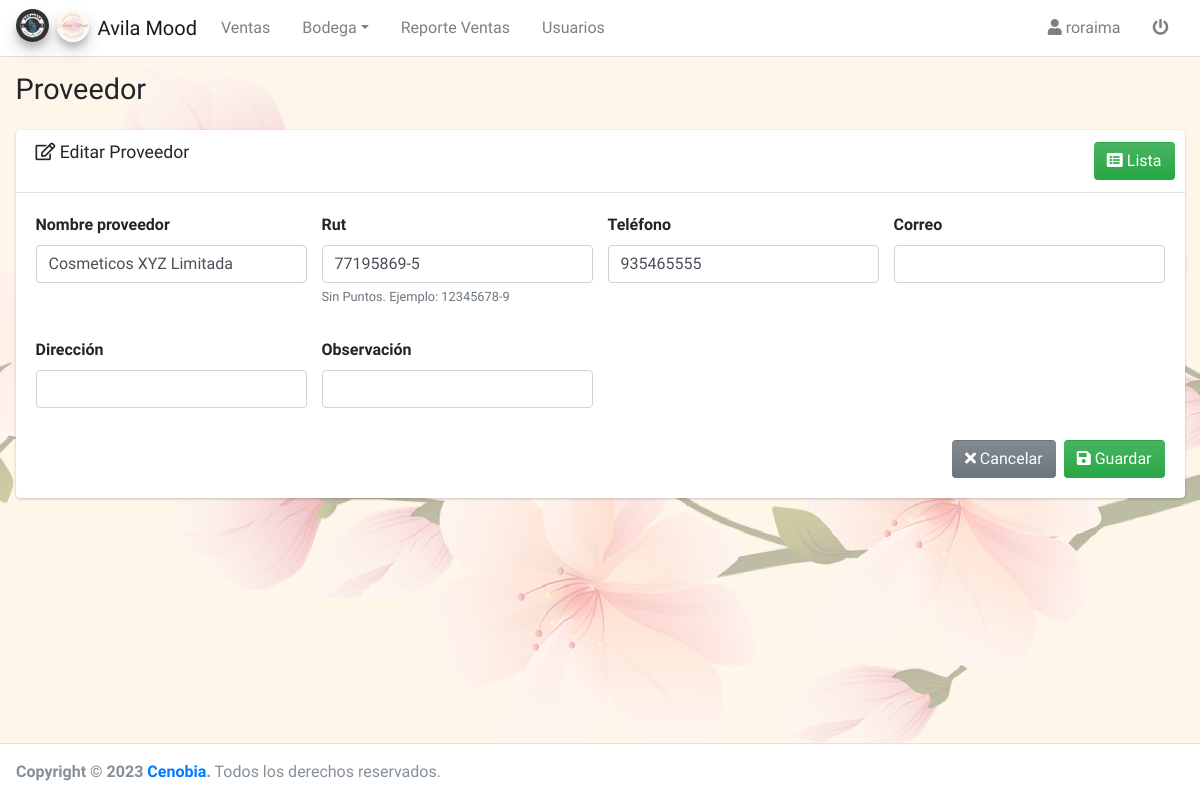
The page /product/provider/edit/1/ (signed in) on the database its author committed.
### user/models.py (models this page shows, shortened)
class User(AbstractUser):
    first_name = models.CharField(max_length=100, verbose_name='Nombre')
    last_name = models.CharField(max_length=100, verbose_name='Apellido', null=True, blank=True)
    rut = models.CharField(max_length=15, unique=True, null=True, blank=True, verbose_name='RUT/Pasaporte')
    internal_code = models.CharField(max_length=15, unique=True, null=True, blank=True, verbose_name='Código Interno')
    phone = models.CharField(max_length=15, blank=True, null=True, verbose_name='Teléfono')
    email = models.EmailField(blank=True, null=True, verbose_name='Correo')
    address = models.CharField(max_length=150, null=True, blank=True, verbose_name='Dirección')
    blood_type = models.CharField(max_length=15, null=True, blank=True, choices=blood_type_choices, verbose_name='Tipo de Sangre')
    allergy = models.CharField(max_length=200, null=True, blank=True, verbose_name='Alergias')
    contact_name = models.CharField(max_length=100, null=True, blank=True, verbose_name='Persona de Contacto')
    contact_phone = models.CharField(max_length=15, null=True, blank=True, verbose_name='Teléfono de Contacto')

### product/models.py (models this page shows, shortened)
class Provider(BaseModel):
    name = models.CharField(max_length=100, verbose_name='Nombre proveedor')
    rut = models.CharField(max_length=15, unique=True, verbose_name='RUT')
    phone = models.CharField(max_length=15, blank=True, null=True, verbose_name='Teléfono')
    email = models.EmailField(blank=True, null=True, verbose_name='Correo')
    address = models.CharField(max_length=150, null=True, blank=True, verbose_name='Dirección')
    observation = models.CharField(max_length=500, null=True, blank=True, verbose_name='Observación')
    class Meta:
        verbose_name = 'Proveedor'
        verbose_name_plural = 'Proveedores'

### product/views.py (the view, shortened to what this page needs)
# urls.py: path('provider/edit/<pk>/', ProviderUpdateView.as_view(), name='provider_edit'),
class ProviderUpdateView(LoginRequiredMixin, PermissionRequiredMixin, UpdateView):
    permission_required = 'product.change_provider'
    model = Provider
    template_name = 'product/provider/add.html'
    form_class = ProviderForm
    success_url = reverse_lazy('provider_list')
    def dispatch(self, request, *args, **kwargs):
        self.object = self.get_object()
        return super().dispatch(request, *args, **kwargs)
    def get_context_data(self, **kwargs):
        context = super().get_context_data(**kwargs)
        context['title'] = 'Proveedor'
        context['content_title'] = 'Editar Proveedor'
        context['create_url'] = reverse_lazy('provider_add')
        context['list_url'] = reverse_lazy('provider_list')
        context['action'] = 'edit'
        return context

### product/forms.py
class ProviderForm(forms.ModelForm):
    rut = forms.CharField(
        min_length=9,
        help_text='Sin Puntos. Ejemplo: 12345678-9',
        validators=[RegexValidator(r'^(\d{1,8}-[\dkK])$')],
    )
    def __init__(self, *args, **kwargs):
        super().__init__(*args, **kwargs)
        for form in self.visible_fields():
            form.field.widget.attrs['autocomplete'] = 'off'
            form.field.widget.attrs['class'] = 'form-control'
        self.fields['name'].widget.attrs['autofocus'] = True
    class Meta:
        model = Provider
        fields = '__all__'
        exclude = ['user_creation', 'user_updated']

### product/templates/product/provider/add.html (shortened to what this page needs)
{% extends 'core/add.html' %}

### core/templates/core/add.html (shortened to what this page needs)
{% extends 'core/base.html' %}
{% load static %}
{% block head %}
<link rel="stylesheet" href="{% static 'core/lib/select2/css/select2.min.css' %}">
<link rel="stylesheet" href="{% static 'core/lib/select2/css/select2-bootstrap4.min.css' %}">
{% endblock %}
{% block content %}
<div class="card">
    <div class="card-header">
        <h3 class="card-title">
            {% if action == 'add' %}
            <i class="fas fa-plus"></i>
            {% else %}
            <i class="far fa-edit"></i>
            {% endif %}
            {{content_title}}
        </h3>
        {% block btn_list %}
        <div class="card-tools">
            <a href="{{ list_url }}" class="btn bg-gradient-success">
                <i class="fas fa-list-alt"></i> Lista
            </a>
        </div>
        {% endblock %}
    </div>
    <div class="card-body">
        <form method="post" action="." class="form-validate" enctype="multipart/form-data">
            <div class="row">
                {% for field in form.visible_fields %}
                <div class="col-lg-3 col-md-6 col-sm-12 mb-3">
                    <div class="form-group">
                        <label>
                            {{ field.label }}
                        </label>
                        {{ field }}
                        <small class="form-text text-muted">{{field.help_text}}</small>
                    </div>
                </div>
                {% endfor %}
            </div>
            {% block btn_add %}
            <div class="d-flex justify-content-end">
                <a href="{{ list_url }}" class="btn bg-gradient-secondary mr-2">
                    <i class="fas fa-times"></i> Cancelar
                </a>
                <button type="submit" class="btn bg-gradient-success">
                    <i class="fas fa-save"></i>
                    Guardar
                </button>
            </div>
            {% endblock %}
        </form>
    </div>
</div>
{% endblock %}

### core/templates/core/base.html (shortened to what this page needs)
<!DOCTYPE html>
{% load static %}
<html lang="es">
<head>
    <link rel="stylesheet" href="{% static 'core/lib/fontawesome.css' %}">
    <link rel="stylesheet" href="{% static 'core/lib/sweetalert2/css/bootstrap-4.min.css' %}">
    <link rel="stylesheet" href="{% static 'core/lib/adminlte/css/adminlte.min.css' %}">
    {% block head %}{% endblock %}
    <link rel="stylesheet" href="{% static 'core/css/styles.css' %}">
</head>
<body class="hold-transition layout-top-nav">
<div class="wrapper">
    {% if perms.auth.add_group %}
    <nav class="main-header navbar navbar-expand-md navbar-light navbar-white hide-nav">
        <div class="container-fluid">
            <a href="#" class="navbar-brand">
                <img src="{% static 'core/img/logo_barberia.jpeg' %}" alt="Logo Avila Mood"
                     class="brand-image img-circle elevation-3" style="opacity: .8">
                <img src="{% static 'core/img/logo_estetica.jpeg' %}" alt="Logo Avila Mood"
                     class="brand-image img-circle elevation-3" style="opacity: .8">
                <span class="brand-text font-weight-light">Avila Mood</span>
            </a>
            <div class="collapse navbar-collapse order-3" id="navbarCollapse">
                <ul class="navbar-nav">
                    <li class="nav-item">
                        <a href="{% url 'sale_add' %}" class="nav-link">Ventas</a>
                    </li>
                    <li class="nav-item dropdown">
                        <a href="#" data-toggle="dropdown" aria-haspopup="true"
                           aria-expanded="false" class="nav-link dropdown-toggle">Bodega</a>
                    </li>
                    <li class="nav-item">
                        <a href="{% url 'sale_report' %}" class="nav-link">Reporte Ventas</a>
                    </li>
                    <li class="nav-item">
                        <a href="{% url 'user_list' %}" class="nav-link">Usuarios</a>
                    </li>
                </ul>
            </div>
            <ul class="order-1 order-md-3 navbar-nav navbar-no-expand ml-auto">
                <li class="nav-item dropdown">
                    <a class="nav-link" data-toggle="dropdown" href="#" aria-expanded="false">
                        <i class="fas fa-user"></i> {{request.user.username}}
                    </a>
                </li>
                <li class="nav-item">
                    <a href="{% url 'logout' %}" class="nav-link">
                        <i class="fas fa-power-off"></i>
                    </a>
                </li>
            </ul>
        </div>
    </nav>
    {% endif %}
    <div class="content-wrapper">
        <div class="content-header">
            <div class="container-fluid">
                <div class="row mb-2">
                    <div class="col-sm-6">
                        <h1 class="m-0">{{title}}</h1>
                    </div>
                    <div class="col-sm-6">
                    </div>
                </div>
            </div>
        </div>
        <div class="content">
            <div class="container-fluid">
                {% block content %}{% endblock %}
            </div>
        </div>
    </div>
    <footer class="main-footer">
        <strong>Copyright &copy; 2023 <a href="#">Cenobia</a>.</strong> Todos los derechos reservados.
    </footer>
</div>
</body>
</html>

### core/static/core/css/styles.css (style rules this page uses)
:root { --color-dark: #be3457; --color-middle: #d35278; --color-light: #e9a0b9; }
.login-page, .content-wrapper { background-image: url(../img/cerezo_2_copia.png); background-size: cover; background-position: center; background-repeat: no-repeat; background-attachment: fixed; background-color: #fef6e9; }

### rows shown on the page
User: user.username "roraima"
Provider: visible_fields "Cosmeticos XYZ Limitada" "77195869-5" "935465555"

### other values the page prints
{{ title }} "Proveedor"
{{ content_title }} "Editar Proveedor"
{{ field.label }} "Nombre proveedor" "Rut" "Teléfono" "Correo" "Dirección" "Observación"
{{ field.help_text }} "Sin Puntos. Ejemplo: 12345678-9"
